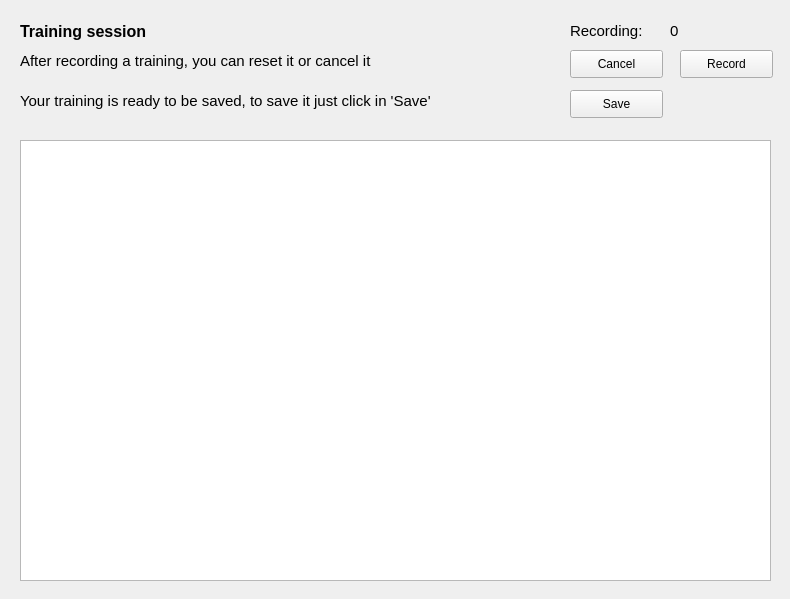
<?xml version="1.0" encoding="UTF-8"?>
<ui version="4.0">
 <class>Trainer</class>
 <widget class="QMainWindow" name="Trainer">
  <property name="geometry">
   <rect>
    <x>0</x>
    <y>0</y>
    <width>790</width>
    <height>599</height>
   </rect>
  </property>
  <property name="windowTitle">
   <string>Trainer</string>
  </property>
  <widget class="QWidget" name="centralwidget">
   <widget class="QTextBrowser" name="trainer_tb_text">
    <property name="geometry">
     <rect>
      <x>20</x>
      <y>140</y>
      <width>751</width>
      <height>441</height>
     </rect>
    </property>
    <property name="sizePolicy">
     <sizepolicy hsizetype="Expanding" vsizetype="Ignored">
      <horstretch>0</horstretch>
      <verstretch>0</verstretch>
     </sizepolicy>
    </property>
    <property name="font">
     <font>
      <family>Georgia</family>
      <pointsize>14</pointsize>
     </font>
    </property>
    <property name="contextMenuPolicy">
     <enum>Qt::NoContextMenu</enum>
    </property>
    <property name="locale">
     <locale language="Spanish" country="Spain"/>
    </property>
    <property name="documentTitle">
     <string>Reading</string>
    </property>
   </widget>
   <widget class="QPushButton" name="trainer_btn_record">
    <property name="geometry">
     <rect>
      <x>680</x>
      <y>50</y>
      <width>93</width>
      <height>28</height>
     </rect>
    </property>
    <property name="text">
     <string>Record</string>
    </property>
   </widget>
   <widget class="QPushButton" name="trainer_btn_cancel">
    <property name="geometry">
     <rect>
      <x>570</x>
      <y>50</y>
      <width>93</width>
      <height>28</height>
     </rect>
    </property>
    <property name="text">
     <string>Cancel</string>
    </property>
   </widget>
   <widget class="QLabel" name="trainer_lbl_training_session">
    <property name="geometry">
     <rect>
      <x>20</x>
      <y>20</y>
      <width>281</width>
      <height>22</height>
     </rect>
    </property>
    <property name="font">
     <font>
      <family>Tahoma</family>
      <pointsize>12</pointsize>
      <weight>75</weight>
      <bold>true</bold>
     </font>
    </property>
    <property name="text">
     <string>Training session</string>
    </property>
   </widget>
   <widget class="QLabel" name="training_lbl_general_indications">
    <property name="geometry">
     <rect>
      <x>20</x>
      <y>50</y>
      <width>481</width>
      <height>22</height>
     </rect>
    </property>
    <property name="font">
     <font>
      <family>Tahoma</family>
      <pointsize>11</pointsize>
     </font>
    </property>
    <property name="text">
     <string>After recording a training, you can reset it or cancel it</string>
    </property>
   </widget>
   <widget class="QLabel" name="training_lbl_save_text">
    <property name="geometry">
     <rect>
      <x>20</x>
      <y>90</y>
      <width>511</width>
      <height>22</height>
     </rect>
    </property>
    <property name="font">
     <font>
      <family>Tahoma</family>
      <pointsize>11</pointsize>
     </font>
    </property>
    <property name="text">
     <string>Your training is ready to be saved, to save it just click in 'Save'</string>
    </property>
   </widget>
   <widget class="QPushButton" name="trainer_btn_save">
    <property name="geometry">
     <rect>
      <x>570</x>
      <y>90</y>
      <width>93</width>
      <height>28</height>
     </rect>
    </property>
    <property name="text">
     <string>Save</string>
    </property>
   </widget>
   <widget class="QLabel" name="training_lbl_recording">
    <property name="geometry">
     <rect>
      <x>570</x>
      <y>20</y>
      <width>101</width>
      <height>22</height>
     </rect>
    </property>
    <property name="font">
     <font>
      <family>Tahoma</family>
      <pointsize>11</pointsize>
     </font>
    </property>
    <property name="text">
     <string>Recording:</string>
    </property>
   </widget>
   <widget class="QLabel" name="training_lbl_recording_seconds">
    <property name="geometry">
     <rect>
      <x>670</x>
      <y>20</y>
      <width>101</width>
      <height>22</height>
     </rect>
    </property>
    <property name="font">
     <font>
      <family>Tahoma</family>
      <pointsize>11</pointsize>
     </font>
    </property>
    <property name="text">
     <string>0</string>
    </property>
   </widget>
  </widget>
 </widget>
 <resources/>
 <connections/>
</ui>
